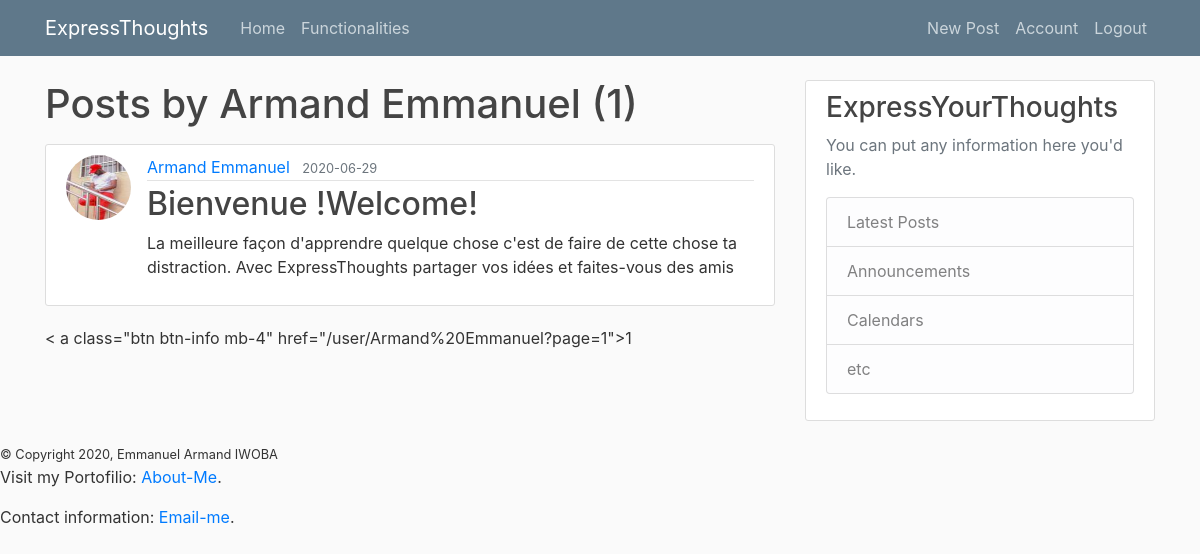
The page /user/Armand Emmanuel (signed in) on the database its author committed.
### flaskblog/models.py (models this page shows, shortened)
class User(db.Model, UserMixin):
    id = db.Column(db.Integer, primary_key=True)
    username = db.Column(db.String(20), unique=True, nullable=False)
    email = db.Column(db.String(120), unique=True, nullable=False)
    image_file = db.Column(db.String(20), nullable=False, default='default.jpg')
    password = db.Column(db.String(60), nullable=False)
    posts = db.relationship('Post', backref='author', lazy=True)

class Post(db.Model):
    id = db.Column(db.Integer, primary_key=True)
    title = db.Column(db.String(100), nullable=False)
    date_posted = db.Column(db.DateTime, nullable=False, default=datetime.utcnow)
    content = db.Column(db.Text, nullable=False)
    user_id = db.Column(db.Integer, db.ForeignKey('user.id'), nullable=False)

### flaskblog/routes.py (the view)
@app.route("/user/<string:username>")
def user_posts(username):
    page = request.args.get('page', 1, type=int)
    user = User.query.filter_by(username=username).first_or_404()
    posts = Post.query.filter_by(author=user)\
        .order_by(Post.date_posted.desc())\
        .paginate(page=page, per_page=5)
    return render_template('user_posts.html', posts=posts, user=user)

### flaskblog/models.py (called while the page is built)
@login_manager.user_loader
def load_user(user_id):
    return User.query.get(int(user_id))

### flaskblog/templates/user_posts.html
{% extends "layout.html" %}
{% block content %}
    <h1 class="mb-3">Posts by {{ user.username }} ({{ posts.total }})</h1>
    {% for post in posts.items %}
        <article class="media content-section">
          <img class="rounded-circle article-img" src="{{ url_for('static', filename='profile_pics/' + post.author.image_file) }}">
          <div class="media-body">
            <div class="article-metadata">
              <a class="mr-2" href="{{ url_for('user_posts', username=post.author.username) }}">{{ post.author.username }}</a>
              <small class="text-muted">{{ post.date_posted.strftime('%Y-%m-%d') }}</small>
            </div>
            <h2><a class="article-title" href="{{ url_for('post', post_id=post.id) }}">{{ post.title }}</a></h2>
            <p class="article-content">{{ post.content }}</p>
          </div>
        </article>
    {% endfor %}
    {% for page_num in posts.iter_pages(left_edge=1, right_edge=1, left_current=1, right_current=2) %}
      {% if page_num %}
        {% if posts.page == page_num %}
          < a class="btn btn-info mb-4" href="{{ url_for('user_posts', username=user.username, page=page_num) }}">{{ page_num }}</a>
        {% else %}
          <a class="btn btn-outline-info mb-4" href="{{ url_for('user_posts', username=user.username, page=page_num) }}">{{ page_num }}</a>
        {% endif %}
      {% else %}
        ...
      {% endif %}
    {% endfor %}
{% endblock content %}

### flaskblog/static/main.css (style rules this page uses)
body { background: #fafafa; color: #333333; margin-top: 5rem; }
h1, h2, h3, h4, h5, h6 { color: #444444; }
.content-section { background: #ffffff; padding: 10px 20px; border: 1px solid #dddddd; border-radius: 3px; margin-bottom: 20px; }
.article-title { color: #444444; }
.article-content { white-space: pre-line; }
.article-img { height: 65px; width: 65px; margin-right: 16px; }
.article-metadata { padding-bottom: 1px; margin-bottom: 4px; border-bottom: 1px solid #e3e3e3 }

### rows shown on the page
User: username "Armand Emmanuel", username "/user/Armand%20Emmanuel?page=1"
Post: image_file (picture), author.username "Armand Emmanuel", date_posted "2020-06-29", title "Bienvenue !Welcome!", content "La meilleure façon d'apprendre quelque chose c'est de faire de cette chose ta distraction. Avec ExpressThoughts partager vos idées et faites-vous des amis"

### other values the page prints
{{ posts.total }} "1"
{{ page_num }} "1"
